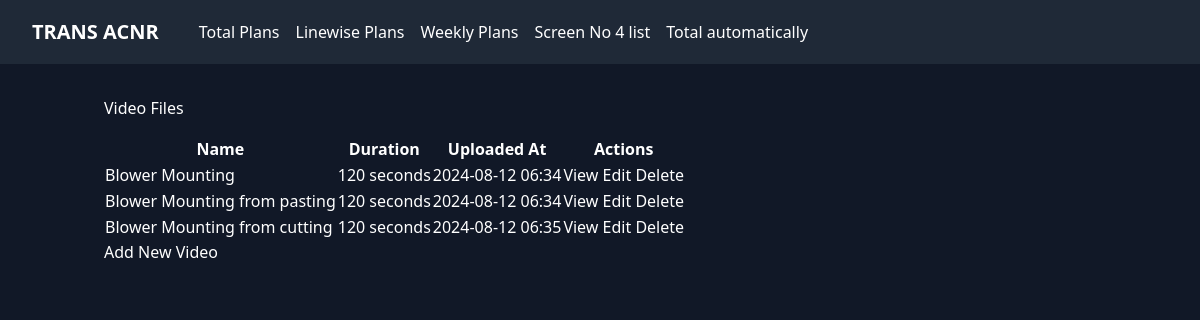
Before: /screen/videos/ (signed in) with the older database file.
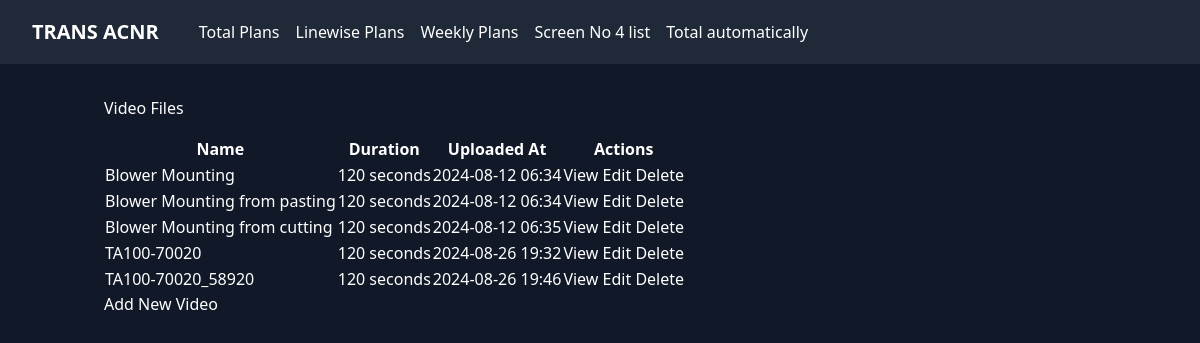
After: the same page with the newer database file.
### screen_app/models.py (models this page shows, shortened)
class VideoFile(models.Model):
    video_duration = models.IntegerField(default=120,help_text="Duration of video in seconds")
    video_name = models.CharField(max_length=100,default='TA100-70020' ,help_text="Name of Media file")
    video_file = models.FileField(upload_to='static/media/Videos_files/')
    uploaded_at = models.DateTimeField(default=timezone.now)

### screen_app/views.py (the view)
# urls.py: path('videos/', views.VideoFileListView.as_view(), name='video_list'),
@staff_member_required_cbv
class VideoFileListView(ListView):
    model = VideoFile
    template_name = 'videos/video_list.html'
    context_object_name = 'videos'
    paginate_by = 10  # Number of items per page

### screen_app/templates/videos/video_list.html
{% extends 'base.html' %} {% block title %}Video Files{% endblock %}
{% block content %}
<h1 class="mb-4">Video Files</h1>
<div class="table-responsive">
  <table class="table table-striped table-hover table-fixed">
    <thead class="table-dark">
      <tr>
        <th>Name</th>
        <th>Duration</th>
        <th>Uploaded At</th>
        <th>Actions</th>
      </tr>
    </thead>
    <tbody>
      {% for video in videos %}
      <tr>
        <td>{{ video.video_name }}</td>
        <td>{{ video.video_duration }} seconds</td>
        <td>{{ video.uploaded_at|date:"Y-m-d H:i" }}</td>
        <td>
          <a
            href="{% url 'video_detail' video.pk %}"
            class="btn btn-sm btn-info"
            >View</a
          >
          <a
            href="{% url 'video_update' video.pk %}"
            class="btn btn-sm btn-warning"
            >Edit</a
          >
          <a
            href="{% url 'video_delete' video.pk %}"
            class="btn btn-sm btn-danger"
            >Delete</a
          >
        </td>
      </tr>
      {% empty %}
      <tr>
        <td colspan="4">No video files available.</td>
      </tr>
      {% endfor %}
    </tbody>
  </table>
</div>
<a href="{% url 'video_create' %}" class="btn btn-primary">Add New Video</a>
{% endblock %}

### templates/base.html (shortened to what this page needs)
<!DOCTYPE html>
<html lang="en">
  <head>
    <link
      href="https://cdn.jsdelivr.net/npm/tailwindcss@2.2.19/dist/tailwind.min.css"
      rel="stylesheet" />
    <link
      href="https://cdn.jsdelivr.net/npm/select2@4.1.0-rc.0/dist/css/select2.min.css"
      rel="stylesheet" />
  </head>
  <body class="min-h-screen bg-gray-900">
    <nav class="bg-gray-800">
      <div class="max-w-7xl mx-auto px-4 sm:px-6 lg:px-8">
        <div class="flex items-center justify-between h-16">
          <div class="flex items-center">
            <div class="flex-shrink-0">
              <a class="text-white font-bold text-xl">TRANS ACNR</a>
            </div>
            <div class="hidden md:block">
              <div class="ml-10 flex items-baseline space-x-4">
                <a
                  href="{% url 'production_plan_list' %}"
                  class="nav-link {% if 'production_plan' in request.path %}nav-link-active{% else %}nav-link-inactive{% endif %}"
                  >Total Plans</a
                >
                <a
                  href="{% url 'production_plan_list_linewise' %}"
                  class="nav-link {% if 'linewise' in request.path %}nav-link-active{% else %}nav-link-inactive{% endif %}"
                  >Linewise Plans</a
                >
                <a
                  href="{% url 'weekly_production_plan_list' %}"
                  class="nav-link "
                  >Weekly Plans</a
                >
                <a
                  href="{% url 'screen_list' %}"
                  class="nav-link "
                  >Screen No 4 list</a
                >
                <a
                  href="{% url 'production_plan_total_list' %}"
                  class="nav-link "
                  >Total automatically</a
                >
              </div>
            </div>
          </div>
        </div>
      </div>
    </nav>
    <main class="container mx-auto mt-8 px-4">
      {% block content %}{% endblock %}
    </main>
  </body>
</html>

### templates/base.html (style rules this page uses)
body { background-color: #1a202c; color: #ffffff; }
.nav-link { @apply px-3 py-2 rounded-md text-sm font-medium; }
.nav-link-inactive { @apply text-gray-300 hover:bg-gray-700 hover:text-white; }

Changed rows visible on the page:
added VideoFile: video_name "TA100-70020", video_duration "120", uploaded_at "2024-08-26 19:32"
added VideoFile: video_name "TA100-70020_58920", video_duration "120", uploaded_at "2024-08-26 19:46"
